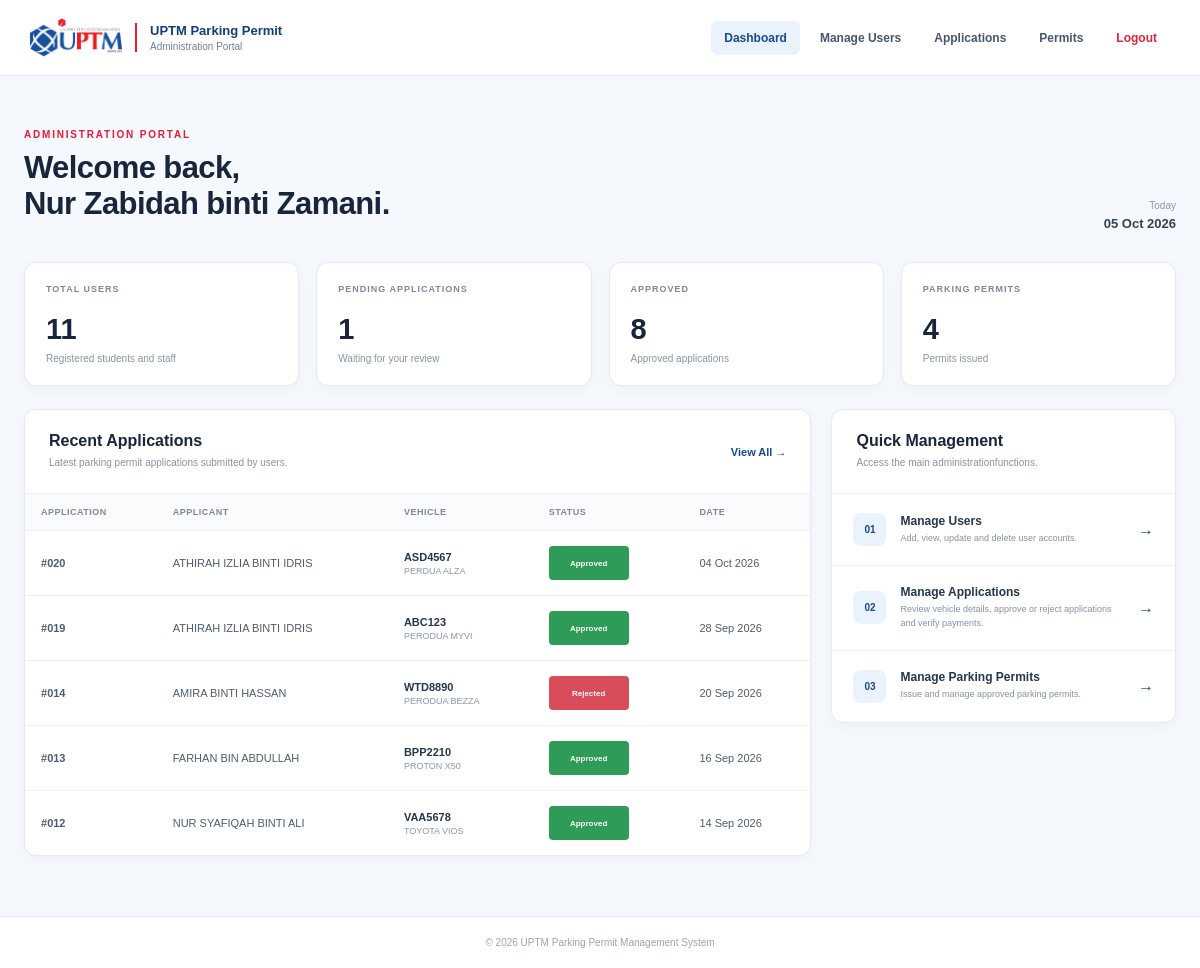
/admin_dashboard.php (signed in), run on the app's committed database.
### tables this page shows
CREATE TABLE `permit_applications` (
  `application_id` int(11) NOT NULL,
  `user_id` int(11) NOT NULL,
  `vehicle_id` int(11) NOT NULL,
  `application_date` datetime NOT NULL DEFAULT current_timestamp(),
  `status` enum('Pending','Approved','Rejected') NOT NULL DEFAULT 'Pending',
  `admin_remark` varchar(255) DEFAULT NULL,
  `reviewed_at` datetime DEFAULT NULL
);

CREATE TABLE `users` (
  `user_id` int(11) NOT NULL,
  `full_name` varchar(100) NOT NULL,
  `email` varchar(100) NOT NULL,
  `password` varchar(255) NOT NULL,
  `role` enum('Student','Staff','Admin') NOT NULL,
  `created_at` timestamp NOT NULL DEFAULT current_timestamp()
);

CREATE TABLE `vehicles` (
  `vehicle_id` int(11) NOT NULL,
  `user_id` int(11) NOT NULL,
  `plate_number` varchar(20) NOT NULL,
  `vehicle_type` varchar(50) NOT NULL,
  `vehicle_model` varchar(100) NOT NULL,
  `vehicle_colour` varchar(50) NOT NULL
);

### admin_dashboard.php (the view, shortened to what this page needs)
<?php session_start();
require_once "db.php";
$admin_name = $_SESSION["full_name"] ?? "Admin";
$user_query = "SELECT COUNT(*) AS total FROM users WHERE role IN ('Student', 'Staff')";
$user_result = mysqli_query($connect, $user_query);
$user_data = mysqli_fetch_assoc($user_result);
$total_users = $user_data["total"];
$pending_query = "SELECT COUNT(*) AS total FROM permit_applications WHERE status = 'Pending'";
$pending_result = mysqli_query($connect, $pending_query);
$pending_data = mysqli_fetch_assoc($pending_result);
$total_pending = $pending_data["total"];
$approved_query = "SELECT COUNT(*) AS total FROM permit_applications WHERE status = 'Approved'";
$approved_result = mysqli_query($connect, $approved_query);
$approved_data = mysqli_fetch_assoc($approved_result);
$total_approved = $approved_data["total"];
$permit_query = "SELECT COUNT(*) AS total FROM parking_permits";
$permit_result = mysqli_query($connect, $permit_query);
$permit_data = mysqli_fetch_assoc($permit_result);
$total_permits = $permit_data["total"];
$recent_query = "SELECT a.application_id, a.application_date, a.status, u.full_name, v.plate_number, v.vehicle_model
                 FROM permit_applications a
                 INNER JOIN users u
                    ON a.user_id = u.user_id
                 INNER JOIN vehicles v
                    ON a.vehicle_id = v.vehicle_id
                 ORDER BY a.application_id DESC
                 LIMIT 5";
$recent_result = mysqli_query($connect, $recent_query);
?>
<!DOCTYPE html>
<html lang="en">
<head>
    <link rel="stylesheet" href="style.css?v=5">
</head>
<body class="admin-page">
    <header class="admin-header">
        <a href="admin_dashboard.php" class="admin-brand">
            <img src="images/uptm-logo.png" alt="UPTM Logo" class="admin-logo">
            <div class="admin-brand-text">
                <strong>UPTM Parking Permit</strong>
                <span>
                    Administration Portal
                </span>
            </div>
        </a>
        <nav class="admin-nav">
            <a href="admin_dashboard.php" class="admin-nav-link active">Dashboard</a>
            <a href="manage_users.php" class="admin-nav-link">Manage Users</a>
            <a href="manage_applications.php" class="admin-nav-link">Applications</a>
            <a href="manage_permits.php" class="admin-nav-link">Permits</a>
            <a href="logout.php" class="admin-nav-link admin-logout">Logout</a>
        </nav>
    </header>
    <main class="admin-main">
        <section class="admin-welcome">
            <div>
                <span class="admin-eyebrow">
                    ADMINISTRATION PORTAL
                </span>
                <h1>Welcome back, <br><?php echo htmlspecialchars($admin_name);?>.</h1>
            </div>
            <div class="admin-date">
                <span>Today</span>
                <strong><?php echo date("d M Y"); ?></strong>
            </div>
        </section>
        <section class="admin-stats">
            <a href="manage_users.php" class="admin-stat-card">
                <div class="admin-stat-top">
                    <span class="admin-stat-label">
                        TOTAL USERS
                    </span>
                </div>
                <strong class="admin-stat-number">
                    <?php echo $total_users; ?>
                </strong>
                <span class="admin-stat-description">
                    Registered students and staff
                </span>
            </a>
            <a href="manage_applications.php?status=Pending" class="admin-stat-card">
                <div class="admin-stat-top">
                    <span class="admin-stat-label">
                        PENDING APPLICATIONS
                    </span>
                </div>
                <strong class="admin-stat-number">
                    <?php echo $total_pending; ?>
                </strong>
                <span class="admin-stat-description">
                    Waiting for your review
                </span>
            </a>
            <a href="manage_applications.php?status=Approved" class="admin-stat-card">
                <div class="admin-stat-top">
                    <span class="admin-stat-label">
                        APPROVED
                    </span>
                </div>
                <strong class="admin-stat-number">
                    <?php echo $total_approved; ?>
                </strong>
                <span class="admin-stat-description">
                    Approved applications
                </span>
            </a>
            <a href="manage_permits.php" class="admin-stat-card">
                <div class="admin-stat-top">
                    <span class="admin-stat-label">
                        PARKING PERMITS
                    </span>
                </div>
                <strong class="admin-stat-number">
                    <?php echo $total_permits; ?>
                </strong>
                <span class="admin-stat-description">
                    Permits issued
                </span>
            </a>
        </section>
        <section class="admin-dashboard-grid">
            <div class="admin-panel recent-applications">
                <div class="admin-panel-header">
                    <div>
                        <h2>Recent Applications</h2>
                        <p>Latest parking permit applications submitted by users.</p>
                    </div>
                    <a href="manage_applications.php">View All &rarr;</a>
                </div>
                <?php if (mysqli_num_rows($recent_result) > 0): ?>
                    <div class="admin-table-wrapper">
                        <table class="admin-table">
                            <thead>
                                <tr>
                                    <th>Application</th>
                                    <th>Applicant</th>
                                    <th>Vehicle</th>
                                    <th>Status</th>
                                    <th>Date</th>
                                </tr>
                            </thead>
                            <tbody>
                                <?php while ($application = mysqli_fetch_assoc($recent_result)): ?>
                                    <tr>
                                        <td><strong>#<?php echo str_pad($application["application_id"],3,"0",STR_PAD_LEFT);?></strong></td>
                                        <td><?php echo htmlspecialchars($application["full_name"]);?></td>
                                        <td>
                                            <div class="admin-vehicle">
                                                <strong><?php echo htmlspecialchars($application["plate_number"]);?></strong>
                                                <span>
                                                    <?php
                                                    echo htmlspecialchars($application["vehicle_model"]);
                                                    ?>
                                                </span>
                                            </div>
                                        </td>
                                        <td>
                                            <span class="status-badge status-<?php
                                                echo strtolower($application["status"]);
                                                ?>">
                                                <?php
                                                echo htmlspecialchars($application["status"]);
                                                ?>
                                            </span>
                                        </td>
                                        <td>
                                            <?php
                                            echo date("d M Y",strtotime($application["application_date"]));
                                            ?>
                                        </td>
                                    </tr>
                                <?php endwhile; ?>
                            </tbody>
                        </table>
                    </div>
                <?php endif; ?>
            </div>
            <aside class="admin-panel admin-quick-panel">
                <div class="admin-panel-header">
                    <div>
                        <h2>Quick Management</h2>
                        <p>Access the main administrationfunctions.</p>
                    </div>
                </div>
                <a href="manage_users.php" class="admin-quick-item">
                    <span class="admin-quick-number">
                        01
                    </span>
                    <div>
                        <strong>Manage Users</strong>
                        <p>Add, view, update and delete user accounts.</p>
                    </div>
                    <span class="admin-quick-arrow">
                        &rarr;
                    </span>
                </a>
                <a href="manage_applications.php" class="admin-quick-item">
                    <span class="admin-quick-number">
                        02
                    </span>
                    <div>
                        <strong>Manage Applications</strong>
                        <p>Review vehicle details, approve or reject applications and verify payments.</p>
                    </div>
                    <span class="admin-quick-arrow">
                        &rarr;
                    </span>
                </a>
                <a href="manage_permits.php" class="admin-quick-item">
                    <span class="admin-quick-number">
                        03
                    </span>
                    <div>
                        <strong>Manage Parking Permits</strong>
                        <p>Issue and manage approved parking permits.</p>
                    </div>
                    <span class="admin-quick-arrow">
                        &rarr;
                    </span>
                </a>
            </aside>
        </section>
    </main>
    <footer class="admin-footer">
        &copy;
        <?php echo date("Y"); ?>
        UPTM Parking Permit Management System
    </footer>
</body>
</html>

### data on the page
permit_applications: application_id "020", user.full_name "ATHIRAH IZLIA BINTI IDRIS", vehicle.plate_number "ASD4567", vehicle.vehicle_model "PERDUA ALZA", status "Approved", application_date "04 Oct 2026"
permit_applications: application_id "019", user.full_name "ATHIRAH IZLIA BINTI IDRIS", vehicle.plate_number "ABC123", vehicle.vehicle_model "PERODUA MYVI", status "Approved", application_date "28 Sep 2026"
permit_applications: application_id "014", user.full_name "AMIRA BINTI HASSAN", vehicle.plate_number "WTD8890", vehicle.vehicle_model "PERODUA BEZZA", status "Rejected", application_date "20 Sep 2026"
permit_applications: application_id "013", user.full_name "FARHAN BIN ABDULLAH", vehicle.plate_number "BPP2210", vehicle.vehicle_model "PROTON X50", status "Approved", application_date "16 Sep 2026"
permit_applications: application_id "012", user.full_name "NUR SYAFIQAH BINTI ALI", vehicle.plate_number "VAA5678", vehicle.vehicle_model "TOYOTA VIOS", status "Approved", application_date "14 Sep 2026"

### other printed values
$admin_name "Nur Zabidah binti Zamani"
$total_users "11"
$total_pending "1"
$total_approved "8"
$total_permits "4"
